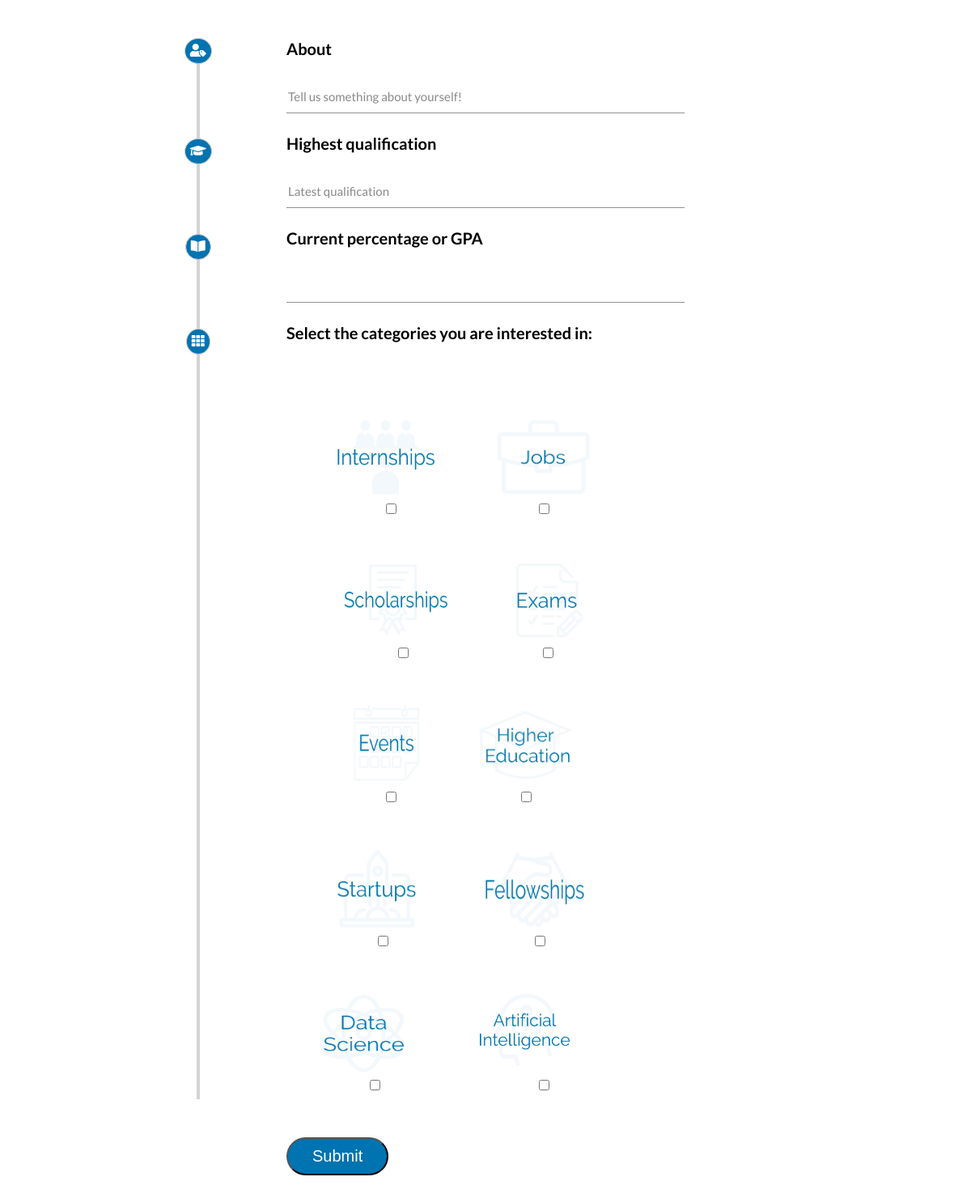
Before: /users/profile/ (signed in) with the older database file.
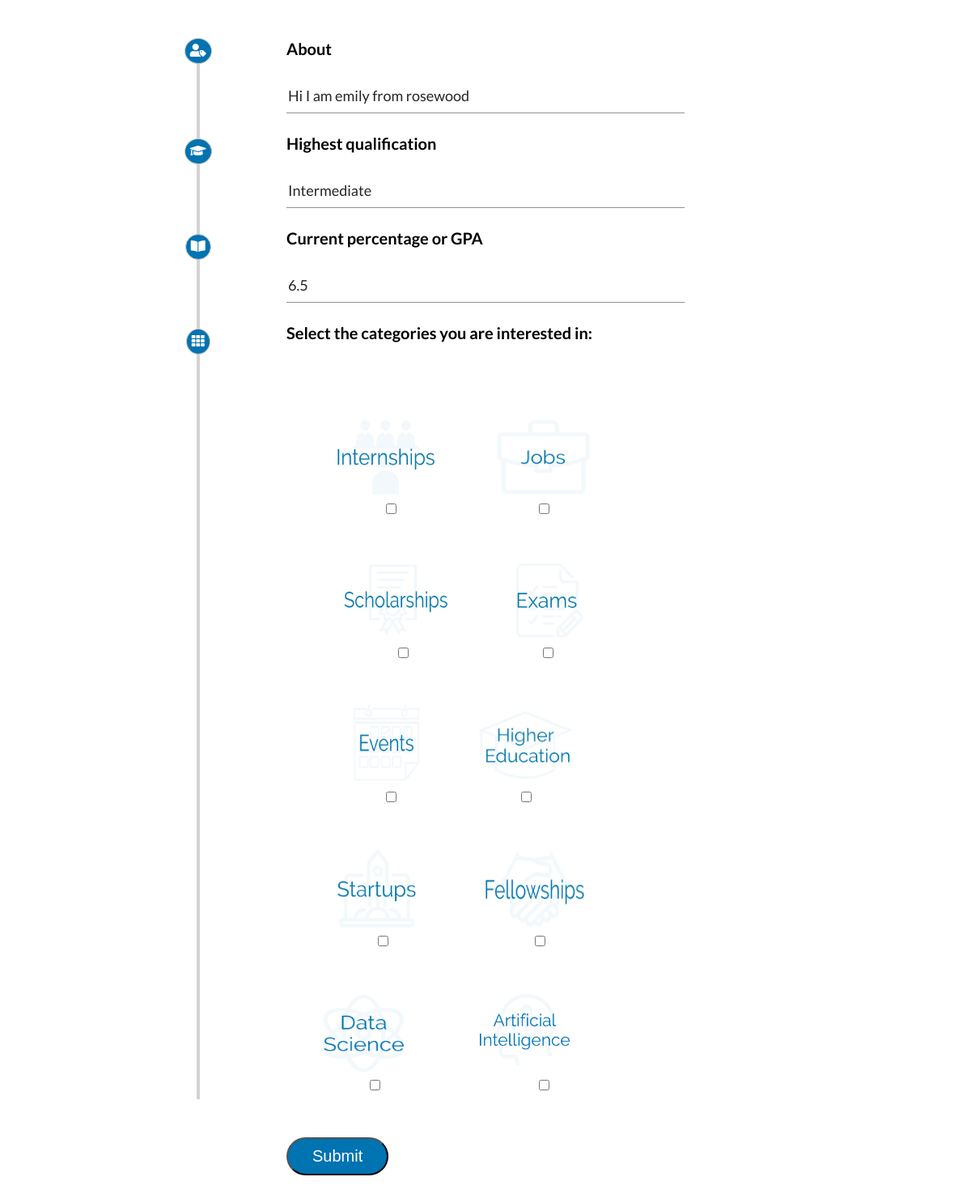
After: the same page with the newer database file.
### users/models.py (models this page shows, shortened)
class Profile(models.Model):
    cat_choices = (
        ('Internships', 'Internships'),
        ('Scholarships', 'Scholarships'),
        ('EntranceExams', 'EntranceExams'),
        ('Jobs', 'Jobs'),
        ('Events', 'Events'),
        ('HigherEducation', 'HigherEducation'),
        ('Startups', 'Startups'),
        ('Fellowships', 'Fellowships'),
        ('DataScience', 'DataScience'),
        ('ArtificialIntelligence', 'ArtificialIntelligence'),
    )
    user=models.OneToOneField(CustomUser,null=True, on_delete=models.CASCADE)
    about=models.CharField(max_length=200,default='')
    highestQualification=models.CharField(max_length=50,default='')
    currentPercent = models.FloatField(max_length=5, null=True)
    category=MultiSelectField(choices=cat_choices,default='none')

### users/views.py (the view)
# urls.py: path('profile/',views.update_profile,name='profile'),
@login_required
@transaction.atomic
def update_profile(request):
    if request.method == 'POST':
        profile_form = ProfileForm(request.POST, instance=request.user.profile)
        if profile_form.is_valid():
            profile = profile_form.save(commit=False)
            profile.user = request.user
            profile.save()
            return HttpResponseRedirect(reverse("home"))
    else:
        profile_form = ProfileForm(instance=request.user.profile)
    return render(request, 'profile.html', {
        'profile_form': profile_form
    })

### users/forms.py
class ProfileForm(forms.ModelForm):
    class Meta:
        model = Profile
        fields=('about','highestQualification','currentPercent','category')
        widgets = {'about': forms.TextInput(attrs={'placeholder': 'Tell us something about yourself!','class':'myclass'}),
                   'highestQualification': forms.TextInput(attrs={'placeholder': 'Latest qualification','class':'myclass' }),
                   'currentPercent': forms.TextInput(attrs={'class':'myclass'}),
                   }

### templates/profile.html (shortened to what this page needs)
<!DOCTYPE html>
<html>
<head>
<link rel="stylesheet" href="https://cdnjs.cloudflare.com/ajax/libs/font-awesome/4.7.0/css/font-awesome.min.css">
<link rel="stylesheet" href="https://use.fontawesome.com/releases/v5.8.2/css/all.css">
</head>
<body>
<div class="container">
  <form method="post">
    <div class="row">
      <div class="vl">
        <span class="vl-innertext" style="top: 1%;">
            <i class="fas fa-user-tag"></i>
        </span>
        <span class="vl-innertext" style="top: 10.5%;">
            <i class="fas fa-graduation-cap"></i>
        </span>
        <span class="vl-innertext" style="top: 19.5%;">
            <i class="fas fa-book-open"></i>
        </span>
        <span class="vl-innertext" style="top: 28.5%;">
            <i class="fas fa-th"></i>
        </span>
    </div>
      <div class="col">
        <div>
            <strong><p class="head"> About </p></strong>
            {{ profile_form.about }}
        </div>
        <div>
            <strong><p class="head"> Highest qualification </p></strong>
            {{ profile_form.highestQualification }}
        </div>
        <div>
            <strong><p class="head"> Current percentage or GPA </p></strong>
            {{ profile_form.currentPercent }}
        </div>
        <div>
            <strong><p class="head"> Select the categories you are interested in: </p></strong>
        </div>
        <br><br>
          <br><br>
        <div class="containerChoice">
                <div class="item">
                    {% load static %}
                    <img class="img-responsive" src="{% static "users/internship.png" %}" style="width: 140px;height: 100px;">
                    <span class="caption"><input name="{{ profile_form.category.name }}" type="checkbox" value="Internships"{% if value in checked_providers %} checked="checked"{% endif %}></span>
                </div>
                <div class="item">
                    <img class="img-responsive" src="{% static "users/jobs.png" %}" style="width: 130px;height: 100px;">
                    <span class="caption"><input name="{{ profile_form.category.name }}" type="checkbox" value="Jobs"{% if value in checked_providers %} checked="checked"{% endif %}></span>
                </div><br><br><br><br>
                <div class="item">
                    <img class="img-responsive" src="{% static "users/scholarship.png" %}" style="width: 150px;height: 100px;">
                    <span class="caption"><input name="{{ profile_form.category.name }}" type="checkbox" value="Scholarships"{% if value in checked_providers %} checked="checked"{% endif %}></span>
                </div>
                <div class="item">
                    <img class="img-responsive" src="{% static "users/exams.png" %}" style="width: 100px;height: 100px;align:left;">
                    <span class="caption"><input name="{{ profile_form.category.name }}" type="checkbox" value="EntranceExams"{% if value in checked_providers %} checked="checked"{% endif %}></span>
                </div><br><br><br><br>
                <div class="item">
                    <img class="img-responsive" src="{% static "users/events.png" %}" style="width: 95px;height: 100px;">
                    <span class="caption"><input name="{{ profile_form.category.name }}" type="checkbox" value="Events"{% if value in checked_providers %} checked="checked"{% endif %}></span>
                </div>
                <div class="item">
                    <img class="img-responsive" src="{% static "users/higher.png" %}" style="width: 130px;height: 100px;">
                    <span class="caption"><input name="{{ profile_form.category.name }}" type="checkbox" value="HigherEducation"{% if value in checked_providers %} checked="checked"{% endif %}></span>
                </div><br><br><br><br>
                <div class="item">
                    <img class="img-responsive" src="{% static "users/startup.png" %}" style="width: 130px;height: 100px;">
                    <span class="caption"><input name="{{ profile_form.category.name }}" type="checkbox" value="Startups"{% if value in checked_providers %} checked="checked"{% endif %}></span>
                </div>
                <div class="item">
                    <img class="img-responsive" src="{% static "users/fellow.png" %}" style="width: 150px;height: 100px;">
                    <span class="caption"><input name="{{ profile_form.category.name }}" type="checkbox" value="Fellowships"{% if value in checked_providers %} checked="checked"{% endif %}></span>
                </div><br><br><br><br>
                <div class="item">
                    <img class="img-responsive" src="{% static "users/ds.png" %}" style="width: 140px;height: 100px;">
                    <span class="caption"><input name="{{ profile_form.category.name }}" type="checkbox" value="DataScience"{% if value in checked_providers %} checked="checked"{% endif %}></span>
                </div>
                <div class="item">
                    <img class="img-responsive" src="{% static "users/ai.png" %}" style="width: 170px;height: 100px;">
                    <span class="caption"><input name="{{ profile_form.category.name }}" type="checkbox" value="ArtificialIntelligence"{% if value in checked_providers %} checked="checked"{% endif %}></span>
                </div><br><br><br><br>
            </div>
          <input type="submit" value="Submit">
      </div>
    </div>
  </form>
</div>
</body>
</html>

### templates/profile.html (style rules this page uses)
body { font-family: Arial, Helvetica, sans-serif; }
* { box-sizing: border-box; }
.container { position: relative; border-radius: 5px; background-color: white; padding: 20px 0 30px 0; }
input.myclass { font-size:18px; font-family: 'Lato', sans-serif; width: 100%; border-bottom: 1px solid gray; border-left:0px; border-right:0px; border-top:0px; margin: 5px 0; opacity: 0.85; display: inline-block; line-height: 40px; text-decoration: none; }
input[type=submit] { background-color: #0073B1; padding-top:10px; padding-bottom:10px; padding-left:30px; padding-right:30px; color: white; font-size: 20px; cursor: pointer; border-radius: 30px; }
.col { width: 50%; left: 60px; margin: auto; padding: 0 50px; margin-top: 6px; }
.row:after { content: ""; display: table; clear: both; }
.vl { left: 20%; position: absolute; transform: translate(-50%); border: 2px solid lightgray; height: 1310px; float: left; background-color: gray width:30% }
.vl-innertext { position: absolute; transform: translate(-50%, -50%); background-color: #0073B1; border: 1px solid #ccc; border-radius: 50%; padding: 6px 6px; }
p.head { font-family: 'Lato', sans-serif; font-size:20px; color: black; }
.fas { color: white; }
div.containerChoice { text-align:center; }
.item { vertical-align: top; margin-right:50px; display: inline-block; text-align: center; }
img { background-color: grey; }
.caption { display: block; }
::placeholder { font-family: 'Lato', sans-serif; font-size: 15px; }

Changed rows visible on the page:
changed Profile: about (not shown) → "Hi I am emily from rosewood"; highestQualification (not shown) → "Intermediate"; currentPercent (not shown) → "6.5"
